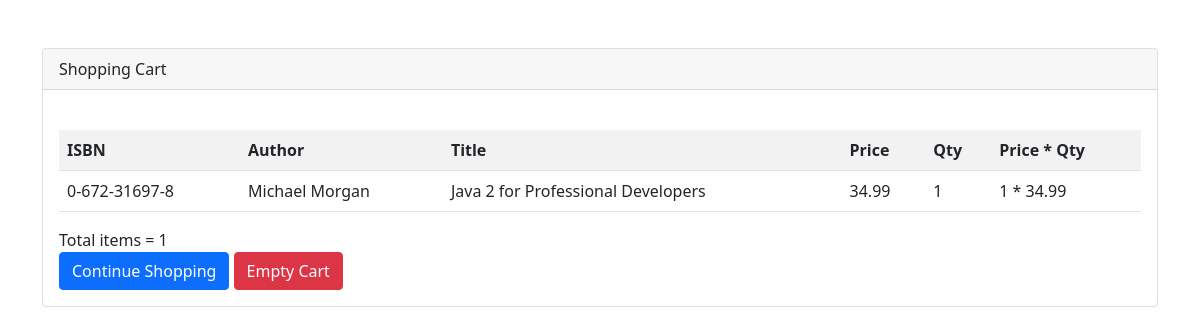
Page /show_cart.php?id=0-672-31697-8 on the committed database.
### tables this page shows
CREATE TABLE `books` (
  `isbn` varchar(13) NOT NULL,
  `author` varchar(50) DEFAULT NULL,
  `title` varchar(100) DEFAULT NULL,
  `price` float(4,2) DEFAULT NULL,
  `categoryid` int(11) NOT NULL
);

### show_cart.php (the view, shortened to what this page needs)
<?php
$id = $_GET['id'];
?>
<?php include('./header.php') ?>
<br>
<div class="card mt-4">
    <div class="card-header">Shopping Cart</div>
    <div class="card-body">
        <br>
        <table class="table table-striped">
            <tr>
                <th>ISBN</th>
                <th>Author</th>
                <th>Title</th>
                <th>Price</th>
                <th>Qty</th>
                <th>Price * Qty</th>
            </tr>
            <?php
            require_once('C:\xampp\htdocs\Praktikum 4\lib\db_login.php');
            $sum_qty = 0;
            if (isset($_SESSION['cart']) && is_array($_SESSION['cart'])) {
                foreach ($_SESSION['cart'] as $id => $qty) {
                    $query = "SELECT * FROM books WHERE isbn='" . $id . "'";
                    $result = $db->query($query);
                    $sum_qty += $qty;
                    while ($row = $result->fetch_object()) {
                        echo '<tr>';
                        echo '<td>' . $row->isbn . '</td>';
                        echo '<td>' . $row->author . '</td>';
                        echo '<td>' . $row->title . '</td>';
                        echo '<td>' . $row->price . '</td>';
                        echo '<td>' . $qty . '</td>';
                        echo '<td>' . $qty . ' * ' . $row->price . '</td>';
                        echo '</tr>';
                    }
                }
            } else {
                echo '<tr><td colspan="6" align="center">There is no item in shopping cart</td></tr>';
            }
            ?>
        </table>
        Total items = <?php echo $sum_qty; ?><br>
        <a class="btn btn-primary" href="view_books.php">Continue Shopping</a>
        <a class="btn btn-danger" href="delete_cart.php">Empty Cart</a>
    </div>
</div>
<?php include('./footer.php') ?>

### rows in the picture
books: isbn "0-672-31697-8", author "Michael Morgan", title "Java 2 for Professional Developers", price "34.99", qty "1"

### other values in the picture
$sum_qty "1"
